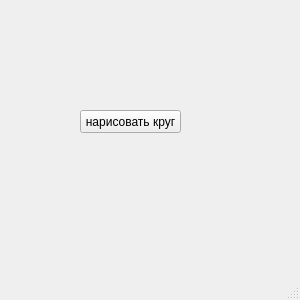
<?xml version="1.0" encoding="UTF-8"?>
<ui version="4.0">
 <class>MainWindow</class>
 <widget class="QMainWindow" name="MainWindow">
  <property name="geometry">
   <rect>
    <x>0</x>
    <y>0</y>
    <width>300</width>
    <height>300</height>
   </rect>
  </property>
  <property name="windowTitle">
   <string>MainWindow</string>
  </property>
  <widget class="QWidget" name="centralwidget">
   <widget class="QPushButton" name="yellow_button">
    <property name="geometry">
     <rect>
      <x>80</x>
      <y>110</y>
      <width>101</width>
      <height>23</height>
     </rect>
    </property>
    <property name="text">
     <string>нарисовать круг</string>
    </property>
   </widget>
  </widget>
  <widget class="QMenuBar" name="menubar">
   <property name="geometry">
    <rect>
     <x>0</x>
     <y>0</y>
     <width>300</width>
     <height>21</height>
    </rect>
   </property>
  </widget>
  <widget class="QStatusBar" name="statusbar"/>
 </widget>
 <resources/>
 <connections/>
</ui>
